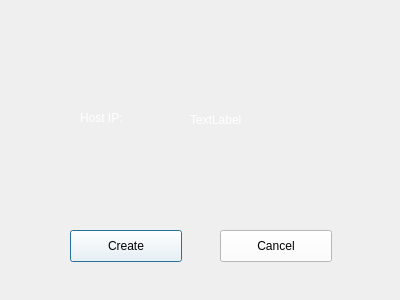
<?xml version="1.0" encoding="UTF-8"?>
<ui version="4.0">
 <class>create_server</class>
 <widget class="QDialog" name="create_server">
  <property name="geometry">
   <rect>
    <x>0</x>
    <y>0</y>
    <width>400</width>
    <height>300</height>
   </rect>
  </property>
  <property name="minimumSize">
   <size>
    <width>400</width>
    <height>300</height>
   </size>
  </property>
  <property name="maximumSize">
   <size>
    <width>400</width>
    <height>300</height>
   </size>
  </property>
  <property name="windowTitle">
   <string>Create the Connection...</string>
  </property>
  <property name="styleSheet">
   <string notr="true">background:url(:/png/19.jpg);</string>
  </property>
  <widget class="QLabel" name="label">
   <property name="geometry">
    <rect>
     <x>80</x>
     <y>110</y>
     <width>81</width>
     <height>16</height>
    </rect>
   </property>
   <property name="styleSheet">
    <string notr="true">background:rgba(251, 255, 255, 0);
font: 15pt &quot;Andale Mono&quot;;
color:rgb(255, 255, 255);</string>
   </property>
   <property name="text">
    <string>Host IP:</string>
   </property>
  </widget>
  <widget class="QLabel" name="IP">
   <property name="geometry">
    <rect>
     <x>190</x>
     <y>110</y>
     <width>161</width>
     <height>20</height>
    </rect>
   </property>
   <property name="styleSheet">
    <string notr="true">background:rgba(251, 255, 255, 0);
font: 15pt &quot;Andale Mono&quot;;
color:rgb(255, 255, 255);</string>
   </property>
   <property name="text">
    <string>TextLabel</string>
   </property>
  </widget>
  <widget class="QLabel" name="status">
   <property name="geometry">
    <rect>
     <x>160</x>
     <y>161</y>
     <width>71</width>
     <height>20</height>
    </rect>
   </property>
   <property name="styleSheet">
    <string notr="true">background:rgba(251, 255, 255, 0);
font: 13pt &quot;Andale Mono&quot;;
color:rgb(255, 255, 255);</string>
   </property>
   <property name="text">
    <string/>
   </property>
  </widget>
  <widget class="QPushButton" name="createBtn">
   <property name="geometry">
    <rect>
     <x>70</x>
     <y>230</y>
     <width>112</width>
     <height>32</height>
    </rect>
   </property>
   <property name="styleSheet">
    <string notr="true">background:rgb(255, 255, 255);
color:rgb(0, 0, 0);
font: 13pt &quot;Andale Mono&quot;;</string>
   </property>
   <property name="text">
    <string>Create</string>
   </property>
   <property name="shortcut">
    <string>Return</string>
   </property>
  </widget>
  <widget class="QPushButton" name="cancelBtn">
   <property name="geometry">
    <rect>
     <x>220</x>
     <y>230</y>
     <width>112</width>
     <height>32</height>
    </rect>
   </property>
   <property name="styleSheet">
    <string notr="true">background:rgb(255, 255, 255);
color:rgb(0, 0, 0);
font: 13pt &quot;Andale Mono&quot;;</string>
   </property>
   <property name="text">
    <string>Cancel</string>
   </property>
  </widget>
 </widget>
 <resources/>
 <connections>
  <connection>
   <sender>cancelBtn</sender>
   <signal>clicked()</signal>
   <receiver>create_server</receiver>
   <slot>close()</slot>
   <hints>
    <hint type="sourcelabel">
     <x>268</x>
     <y>239</y>
    </hint>
    <hint type="destinationlabel">
     <x>267</x>
     <y>179</y>
    </hint>
   </hints>
  </connection>
  <connection>
   <sender>createBtn</sender>
   <signal>clicked()</signal>
   <receiver>create_server</receiver>
   <slot>sendRightCreate()</slot>
   <hints>
    <hint type="sourcelabel">
     <x>125</x>
     <y>245</y>
    </hint>
    <hint type="destinationlabel">
     <x>199</x>
     <y>149</y>
    </hint>
   </hints>
  </connection>
 </connections>
 <slots>
  <slot>sendRightCreate()</slot>
 </slots>
</ui>
